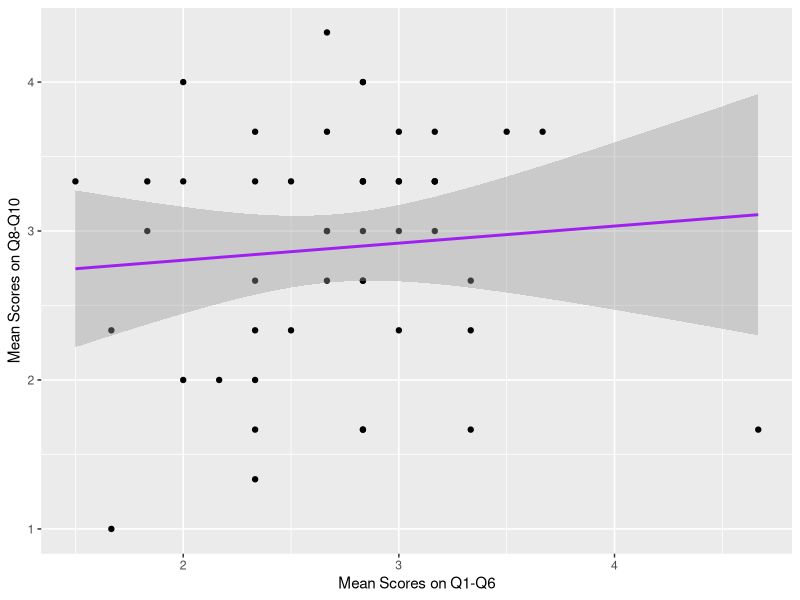

The R source for this figure: (Note: this script raises an error after producing the figure.)
## ---- chunk 1
#excluding the setwd() because knitting returns an error with it. everything is working without explicit setting of wd.
library(tidyverse)
## ---- chunk 2
week8_tbl <- read_csv("../data/week3.csv",show_col_types = FALSE) %>% 
  mutate(q5 = abs(q5-6)) %>% 
  rowwise() %>% 
  mutate(mn_q1q6 = mean(c_across(q1:q6)),
         mn_q8q10 = mean(c_across(q8:q10)))
## ---- chunk 3
week8_tbl %>% 
  select(c(q1:q6))

ggplot(week8_tbl,aes(x=mn_q1q6,y=mn_q8q10)) +
  geom_point() +
  geom_smooth(method = "lm", formula = 'y ~ x', color="purple") +
  scale_x_continuous("Mean Scores on Q1-Q6") +
  scale_y_continuous("Mean Scores on Q8-Q10")
## ---- chunk 4
cor.test(week8_tbl$mn_q1q6,week8_tbl$mn_q8q10) 
## ---- chunk 5
week8_tbl %>% 
 select(c(gender,timeEnd,mn_q1q6,mn_q8q10)) %>% 
 mutate(gender = factor(gender,levels=c("M","F"),labels=c("Male","Female"))) %>% 
 mutate(timeEnd =  ymd_hms(timeEnd,truncated = 3)) %>% 
 saveRDS(file = "../shiny_week8/week8_shinydata.rds")
